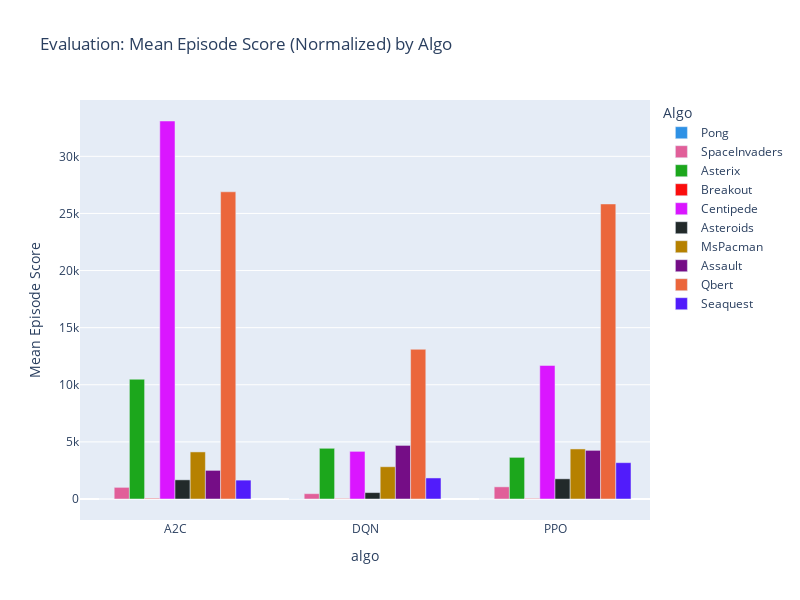

The cell this chart's notebook holds for it:
### Code cell
df = all_games
title = "Evaluation: Mean Episode Score (Normalized) by Algo"
labels = {'variable':'Algo', 'game':'Game', 'value':'Mean Episode Score'}

fig = px.bar(df, 
             x=df.index,
             y=df.columns,
             barmode="group",
             width=plots_shape[0],
             height=plots_shape[1],
             color_discrete_sequence=plots_colors,
             labels=labels,
             title=title)
fig.show()

### Figure 1 — Plotly figure (JSON) as saved in the notebook; plotly's stock layout.template omitted (floating-point values rounded to 4 significant figures)
{"data": [{"alignmentgroup": "True", "hovertemplate": "Algo=Pong<br>algo=%{x}<br>Mean Episode Score=%{y}<extra></extra>", "legendgroup": "Pong", "marker": {"color": "#2E91E5", "pattern": {"shape": ""}}, "name": "Pong", "offsetgroup": "Pong", "orientation": "v", "showlegend": true, "textposition": "auto", "type": "bar", "x": ["A2C", "DQN", "PPO"], "xaxis": "x", "y": [-1, 10.91, 0.4286], "yaxis": "y"}, {"alignmentgroup": "True", "hovertemplate": "Algo=SpaceInvaders<br>algo=%{x}<br>Mean Episode Score=%{y}<extra></extra>", "legendgroup": "SpaceInvaders", "marker": {"color": "#E15F99", "pattern": {"shape": ""}}, "name": "SpaceInvaders", "offsetgroup": "SpaceInvaders", "orientation": "v", "showlegend": true, "textposition": "auto", "type": "bar", "x": ["A2C", "DQN", "PPO"], "xaxis": "x", "y": [1019.0, 465, 1065.0], "yaxis": "y"}, {"alignmentgroup": "True", "hovertemplate": "Algo=Asterix<br>algo=%{x}<br>Mean Episode Score=%{y}<extra></extra>", "legendgroup": "Asterix", "marker": {"color": "#1CA71C", "pattern": {"shape": ""}}, "name": "Asterix", "offsetgroup": "Asterix", "orientation": "v", "showlegend": true, "textposition": "auto", "type": "bar", "x": ["A2C", "DQN", "PPO"], "xaxis": "x", "y": [10490.0, 4439.0, 3645], "yaxis": "y"}, {"alignmentgroup": "True", "hovertemplate": "Algo=Breakout<br>algo=%{x}<br>Mean Episode Score=%{y}<extra></extra>", "legendgroup": "Breakout", "marker": {"color": "#FB0D0D", "pattern": {"shape": ""}}, "name": "Breakout", "offsetgroup": "Breakout", "orientation": "v", "showlegend": true, "textposition": "auto", "type": "bar", "x": ["A2C", "DQN", "PPO"], "xaxis": "x", "y": [51.14, 30.4, 35.8], "yaxis": "y"}, {"alignmentgroup": "True", "hovertemplate": "Algo=Centipede<br>algo=%{x}<br>Mean Episode Score=%{y}<extra></extra>", "legendgroup": "Centipede", "marker": {"color": "#DA16FF", "pattern": {"shape": ""}}, "name": "Centipede", "offsetgroup": "Centipede", "orientation": "v", "showlegend": true, "textposition": "auto", "type": "bar", "x": ["A2C", "DQN", "PPO"], "xaxis": "x", "y": [33094, 4170.0, 11690.0], "yaxis": "y"}, {"alignmentgroup": "True", "hovertemplate": "Algo=Asteroids<br>algo=%{x}<br>Mean Episode Score=%{y}<extra></extra>", "legendgroup": "Asteroids", "marker": {"color": "#222A2A", "pattern": {"shape": ""}}, "name": "Asteroids", "offsetgroup": "Asteroids", "orientation": "v", "showlegend": true, "textposition": "auto", "type": "bar", "x": ["A2C", "DQN", "PPO"], "xaxis": "x", "y": [1678.0, 560, 1767.0], "yaxis": "y"}, {"alignmentgroup": "True", "hovertemplate": "Algo=MsPacman<br>algo=%{x}<br>Mean Episode Score=%{y}<extra></extra>", "legendgroup": "MsPacman", "marker": {"color": "#B68100", "pattern": {"shape": ""}}, "name": "MsPacman", "offsetgroup": "MsPacman", "orientation": "v", "showlegend": true, "textposition": "auto", "type": "bar", "x": ["A2C", "DQN", "PPO"], "xaxis": "x", "y": [4122.0, 2824.0, 4382.0], "yaxis": "y"}, {"alignmentgroup": "True", "hovertemplate": "Algo=Assault<br>algo=%{x}<br>Mean Episode Score=%{y}<extra></extra>", "legendgroup": "Assault", "marker": {"color": "#750D86", "pattern": {"shape": ""}}, "name": "Assault", "offsetgroup": "Assault", "orientation": "v", "showlegend": true, "textposition": "auto", "type": "bar", "x": ["A2C", "DQN", "PPO"], "xaxis": "x", "y": [2504.0, 4690.0, 4257], "yaxis": "y"}, {"alignmentgroup": "True", "hovertemplate": "Algo=Qbert<br>algo=%{x}<br>Mean Episode Score=%{y}<extra></extra>", "legendgroup": "Qbert", "marker": {"color": "#EB663B", "pattern": {"shape": ""}}, "name": "Qbert", "offsetgroup": "Qbert", "orientation": "v", "showlegend": true, "textposition": "auto", "type": "bar", "x": ["A2C", "DQN", "PPO"], "xaxis": "x", "y": [26900.0, 13110.0, 25830.0], "yaxis": "y"}, {"alignmentgroup": "True", "hovertemplate": "Algo=Seaquest<br>algo=%{x}<br>Mean Episode Score=%{y}<extra></extra>", "legendgroup": "Seaquest", "marker": {"color": "#511CFB", "pattern": {"shape": ""}}, "name": "Seaquest", "offsetgroup": "Seaquest", "orientation": "v", "showlegend": true, "textposition": "auto", "type": "bar", "x": ["A2C", "DQN", "PPO"], "xaxis": "x", "y": [1652.0, 1841.0, 3180], "yaxis": "y"}], "layout": {"barmode": "group", "height": 600, "legend": {"title": {"text": "Algo"}, "tracegroupgap": 0}, "title": {"text": "Evaluation: Mean Episode Score (Normalized) by Algo"}, "width": 800, "xaxis": {"anchor": "y", "domain": [0, 1], "title": {"text": "algo"}}, "yaxis": {"anchor": "x", "domain": [0, 1], "title": {"text": "Mean Episode Score"}}}}
